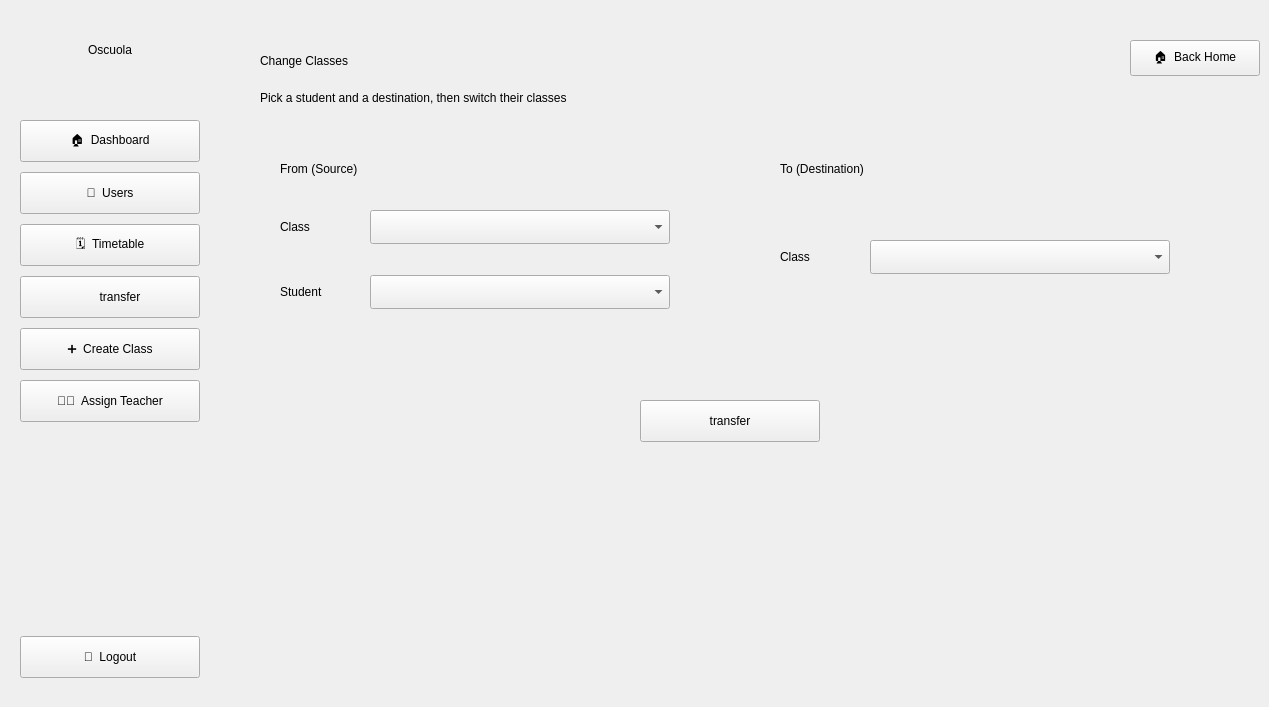
    <widget class="QWidget" name="classes_admin">
     <widget class="QFrame" name="sidebar_admin_4">
      <property name="geometry">
       <rect>
        <x>0</x>
        <y>0</y>
        <width>220</width>
        <height>698</height>
       </rect>
      </property>
      <widget class="QLabel" name="sidebar_title_admin_4">
       <property name="geometry">
        <rect>
         <x>0</x>
         <y>30</y>
         <width>220</width>
         <height>40</height>
        </rect>
       </property>
       <property name="text">
        <string>Oscuola</string>
       </property>
       <property name="alignment">
        <set>Qt::AlignmentFlag::AlignCenter</set>
       </property>
      </widget>
      <widget class="QPushButton" name="dashboard_but_admin_4">
       <property name="geometry">
        <rect>
         <x>20</x>
         <y>120</y>
         <width>180</width>
         <height>42</height>
        </rect>
       </property>
       <property name="cursor">
        <cursorShape>PointingHandCursor</cursorShape>
       </property>
       <property name="text">
        <string>🏠  Dashboard</string>
       </property>
      </widget>
      <widget class="QPushButton" name="users_button_admin_4">
       <property name="geometry">
        <rect>
         <x>20</x>
         <y>172</y>
         <width>180</width>
         <height>42</height>
        </rect>
       </property>
       <property name="cursor">
        <cursorShape>PointingHandCursor</cursorShape>
       </property>
       <property name="text">
        <string>👥  Users</string>
       </property>
      </widget>
      <widget class="QPushButton" name="timetable_but_admin_4">
       <property name="geometry">
        <rect>
         <x>20</x>
         <y>224</y>
         <width>180</width>
         <height>42</height>
        </rect>
       </property>
       <property name="cursor">
        <cursorShape>PointingHandCursor</cursorShape>
       </property>
       <property name="text">
        <string>🗓️  Timetable</string>
       </property>
      </widget>
      <widget class="QPushButton" name="classes_but_admin_4">
       <property name="geometry">
        <rect>
         <x>20</x>
         <y>276</y>
         <width>180</width>
         <height>42</height>
        </rect>
       </property>
       <property name="cursor">
        <cursorShape>PointingHandCursor</cursorShape>
       </property>
       <property name="text">
        <string>      transfer</string>
       </property>
      </widget>
      <widget class="QPushButton" name="create_class_but_admin_4">
       <property name="geometry">
        <rect>
         <x>20</x>
         <y>328</y>
         <width>180</width>
         <height>42</height>
        </rect>
       </property>
       <property name="cursor">
        <cursorShape>PointingHandCursor</cursorShape>
       </property>
       <property name="text">
        <string>➕  Create Class</string>
       </property>
      </widget>
      <widget class="QPushButton" name="assign_teacher_but_admin_4">
       <property name="geometry">
        <rect>
         <x>20</x>
         <y>380</y>
         <width>180</width>
         <height>42</height>
        </rect>
       </property>
       <property name="cursor">
        <cursorShape>PointingHandCursor</cursorShape>
       </property>
       <property name="text">
        <string>👨‍🏫  Assign Teacher</string>
       </property>
      </widget>
      <widget class="QPushButton" name="logout_but_admin_4">
       <property name="geometry">
        <rect>
         <x>20</x>
         <y>636</y>
         <width>180</width>
         <height>42</height>
        </rect>
       </property>
       <property name="cursor">
        <cursorShape>PointingHandCursor</cursorShape>
       </property>
       <property name="text">
        <string>🚪  Logout</string>
       </property>
      </widget>
     </widget>
     <widget class="QLabel" name="admin_classes_title">
      <property name="geometry">
       <rect>
        <x>260</x>
        <y>36</y>
        <width>500</width>
        <height>50</height>
       </rect>
      </property>
      <property name="text">
       <string>Change Classes</string>
      </property>
     </widget>
     <widget class="QLabel" name="admin_classes_subtitle">
      <property name="geometry">
       <rect>
        <x>260</x>
        <y>86</y>
        <width>700</width>
        <height>24</height>
       </rect>
      </property>
      <property name="text">
       <string>Pick a student and a destination, then switch their classes</string>
      </property>
     </widget>
     <widget class="QPushButton" name="back_home_btn_admin_4">
      <property name="geometry">
       <rect>
        <x>1130</x>
        <y>40</y>
        <width>130</width>
        <height>36</height>
       </rect>
      </property>
      <property name="cursor">
       <cursorShape>PointingHandCursor</cursorShape>
      </property>
      <property name="text">
       <string>🏠  Back Home</string>
      </property>
     </widget>
     <widget class="QFrame" name="panel_classes_source">
      <property name="geometry">
       <rect>
        <x>260</x>
        <y>140</y>
        <width>440</width>
        <height>230</height>
       </rect>
      </property>
      <widget class="QLabel" name="panel_title_classes_source">
       <property name="geometry">
        <rect>
         <x>20</x>
         <y>16</y>
         <width>300</width>
         <height>26</height>
        </rect>
       </property>
       <property name="text">
        <string>From (Source)</string>
       </property>
      </widget>
      <widget class="QLabel" name="classes_src_class_label">
       <property name="geometry">
        <rect>
         <x>20</x>
         <y>75</y>
         <width>80</width>
         <height>24</height>
        </rect>
       </property>
       <property name="text">
        <string>Class</string>
       </property>
      </widget>
      <widget class="QComboBox" name="admin_classes_src_class_combo">
       <property name="geometry">
        <rect>
         <x>110</x>
         <y>70</y>
         <width>300</width>
         <height>34</height>
        </rect>
       </property>
       <property name="cursor">
        <cursorShape>PointingHandCursor</cursorShape>
       </property>
      </widget>
      <widget class="QLabel" name="classes_src_student_label">
       <property name="geometry">
        <rect>
         <x>20</x>
         <y>140</y>
         <width>80</width>
         <height>24</height>
        </rect>
       </property>
       <property name="text">
        <string>Student</string>
       </property>
      </widget>
      <widget class="QComboBox" name="admin_classes_src_student_combo">
       <property name="geometry">
        <rect>
         <x>110</x>
         <y>135</y>
         <width>300</width>
         <height>34</height>
        </rect>
       </property>
       <property name="cursor">
        <cursorShape>PointingHandCursor</cursorShape>
       </property>
      </widget>
     </widget>
     <widget class="QFrame" name="panel_classes_dest">
      <property name="geometry">
       <rect>
        <x>760</x>
        <y>140</y>
        <width>440</width>
        <height>230</height>
       </rect>
      </property>
      <widget class="QLabel" name="panel_title_classes_dest">
       <property name="geometry">
        <rect>
         <x>20</x>
         <y>16</y>
         <width>300</width>
         <height>26</height>
        </rect>
       </property>
       <property name="text">
        <string>To (Destination)</string>
       </property>
      </widget>
      <widget class="QLabel" name="classes_dst_class_label">
       <property name="geometry">
        <rect>
         <x>20</x>
         <y>105</y>
         <width>80</width>
         <height>24</height>
        </rect>
       </property>
       <property name="text">
        <string>Class</string>
       </property>
      </widget>
      <widget class="QComboBox" name="admin_classes_dst_class_combo">
       <property name="geometry">
        <rect>
         <x>110</x>
         <y>100</y>
         <width>300</width>
         <height>34</height>
        </rect>
       </property>
       <property name="cursor">
        <cursorShape>PointingHandCursor</cursorShape>
       </property>
      </widget>
     </widget>
     <widget class="QPushButton" name="admin_classes_switch_btn">
      <property name="geometry">
       <rect>
        <x>640</x>
        <y>400</y>
        <width>180</width>
        <height>42</height>
       </rect>
      </property>
      <property name="cursor">
       <cursorShape>PointingHandCursor</cursorShape>
      </property>
      <property name="text">
       <string>transfer</string>
      </property>
     </widget>
     <widget class="QLabel" name="admin_classes_res">
      <property name="geometry">
       <rect>
        <x>260</x>
        <y>460</y>
        <width>940</width>
        <height>34</height>
       </rect>
      </property>
      <property name="text">
       <string/>
      </property>
     </widget>
    </widget>
